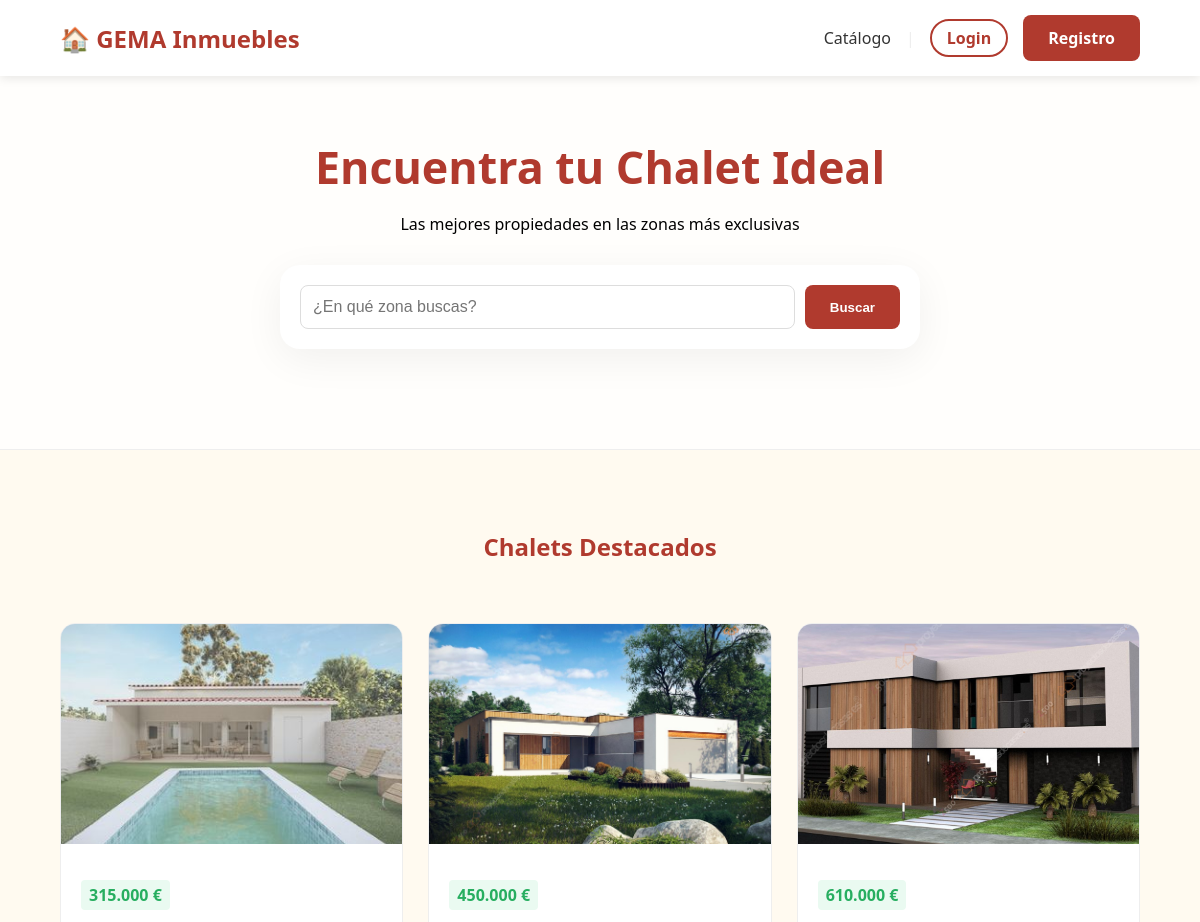
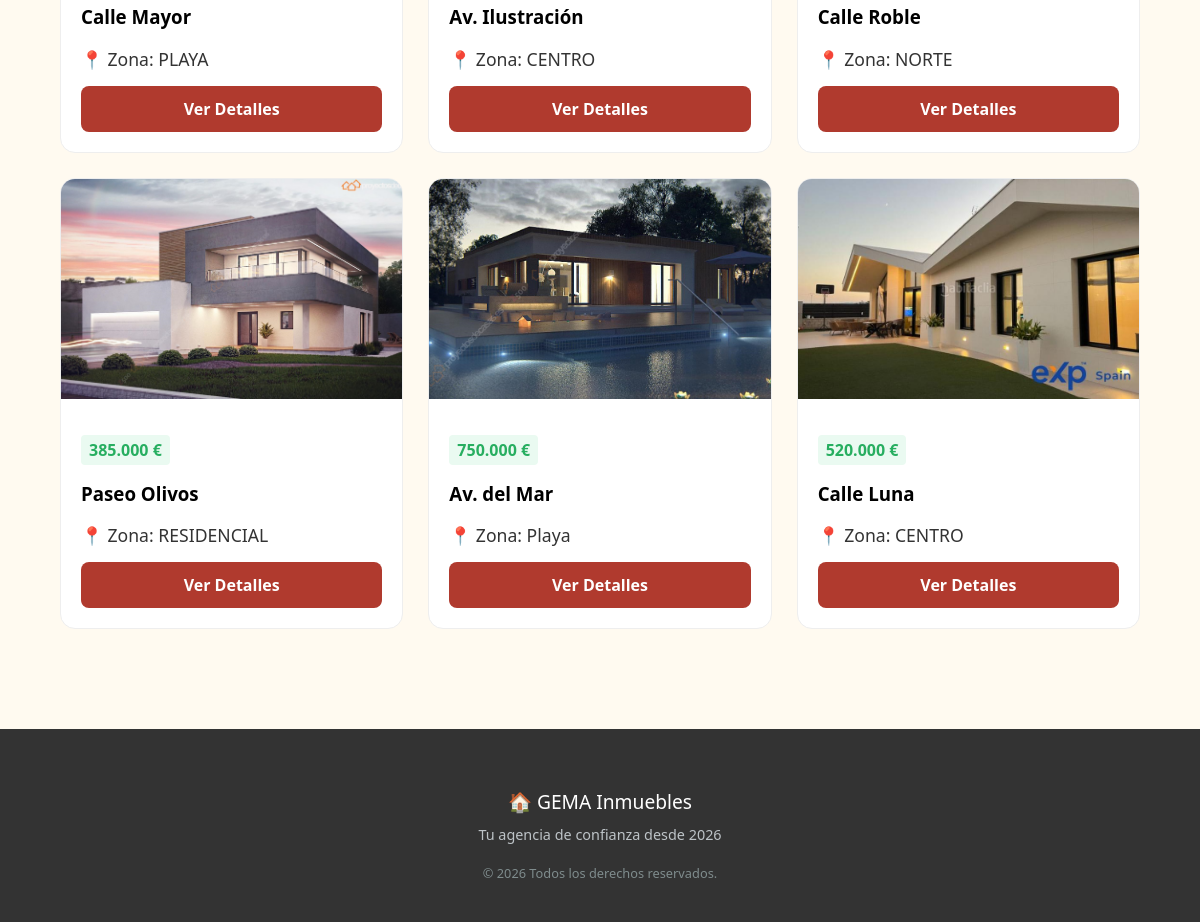
The page / on the database its author committed (2 pictures, top to bottom).
### tables this page shows
CREATE TABLE `pisos` (
  `Codigo_piso` int(11) NOT NULL,
  `calle` varchar(40) NOT NULL,
  `numero` int(11) NOT NULL,
  `piso` int(11) NOT NULL,
  `puerta` varchar(5) NOT NULL,
  `cp` int(11) NOT NULL,
  `metros` int(11) NOT NULL,
  `zona` varchar(15) DEFAULT NULL,
  `precio` decimal(10,2) NOT NULL,
  `imagen` varchar(100) NOT NULL,
  `usuario_id` int(11) DEFAULT NULL
);

### index.php (the view, shortened to what this page needs)
<?php
require_once "config/conexion.php";
$sql = "SELECT * FROM pisos ORDER BY Codigo_piso DESC LIMIT 15";
$res = mysqli_query($conn, $sql);
$pisos = mysqli_fetch_all($res, MYSQLI_ASSOC);
?>
<!DOCTYPE html>
<html lang="es">
<head>
    <link rel="stylesheet" href="css/estilos.css">
    <link rel="stylesheet" href="css/cliente.css">
</head>
<body>
    <nav class="navbar">
        <a href="index.php" class="nav-brand">🏠 GEMA Inmuebles</a>
        <div class="nav-links">
            <a href="publico/ver_pisos.php" class="nav-link">Catálogo</a>
            <span style="color: #eee;">|</span>
            <a href="autenticacion/login.php" class="boton-outline">Login</a>
            <a href="autenticacion/registro.php" class="boton-gema">Registro</a>
        </div>
    </nav>
    <header class="hero">
        <h1>Encuentra tu Chalet Ideal</h1>
        <p>Las mejores propiedades en las zonas más exclusivas</p>
        <div class="caja-principal" style="max-width: 600px; margin-top: 30px; padding: 20px;">
            <form action="publico/ver_pisos.php" method="GET" style="display: flex; gap: 10px;">
                <input type="text" name="zona" class="input-gema" placeholder="¿En qué zona buscas?"
                    style="margin-bottom: 0;">
                <button type="submit" class="boton-gema" style="width: auto;">Buscar</button>
            </form>
        </div>
    </header>
    <main class="caja-principal" style="max-width: 1200px; background: none; box-shadow: none;">
        <h2 class="titulo-hola" style="margin-bottom: 40px; text-align:center;">
            <span>Chalets Destacados</span>
        </h2>
        <div class="contenedor-grid">
            <?php foreach($pisos as $piso): ?>
            <article class="piso-card">
                <div class="piso-img-container">
                    <img src="img/<?php echo $piso['imagen']; ?>" alt="Chalet">
                </div>
                <div style="padding: 20px; text-align: left;">
                    <p class="precio-tag">
                        <?php echo number_format($piso['precio'], 0, ',', '.'); ?> €
                    </p>
                    <h3 style="margin-bottom: 10px;"><?php echo htmlspecialchars($piso['calle']); ?></h3>
                    <p class="info-item">📍 Zona: <?php echo htmlspecialchars($piso['zona']); ?></p>
                    <a href="publico/detalles.php?codigo=<?php echo $piso['Codigo_piso']; ?>" class="boton-gema"
                        style="display: block; text-align: center; margin-top: 15px;">
                        Ver Detalles
                    </a>
                </div>
            </article>
            <?php endforeach; ?>
        </div>
    </main>
    <footer class="footer-gema">
        <p class="footer-logo">🏠 GEMA Inmuebles</p>
        <p class="footer-subtexto">Tu agencia de confianza desde 2026</p>
        <div class="footer-copyright">
            &copy; <?php echo date('Y'); ?> Todos los derechos reservados.
        </div>
    </footer>
</body>
</html>

### css/estilos.css (style rules this page uses)
body { background-color: #fffaf0; margin: 0; font-family: 'Segoe UI', Tahoma, Geneva, Verdana, sans-serif; display: flex; flex-direction: column; min-height: 100vh; }
h1, h2, h3 { margin-top: 0; }
.caja-principal { background: white; padding: 40px; border-radius: 20px; box-shadow: 0 10px 40px rgba(0,0,0,0.06); max-width: 800px; width: 90%; margin: 40px auto; text-align: center; }
.boton-gema { background-color: #b03a2e; color: white !important; padding: 12px 25px; border-radius: 8px; text-decoration: none; display: inline-block; font-weight: bold; border: none; cursor: pointer; transition: background-color 0.3s, transform 0.2s; }
.boton-outline { text-decoration: none; color: #b03a2e; font-weight: bold; border: 2px solid #b03a2e; padding: 6px 15px; border-radius: 20px; transition: 0.3s; }
.input-gema, .select-gema { width: 100%; padding: 12px; margin-bottom: 15px; border: 1px solid #ddd; border-radius: 8px; box-sizing: border-box; font-size: 1rem; }
.titulo-hola { color: #b03a2e; margin-top: 0; }
.navbar { background-color: white; padding: 15px 5%; display: flex; justify-content: space-between; align-items: center; box-shadow: 0 2px 10px rgba(0,0,0,0.1); position: sticky; top: 0; z-index: 1000; }
.nav-brand { font-size: 1.5rem; font-weight: bold; color: #b03a2e; text-decoration: none; }
.nav-links { display: flex; gap: 15px; align-items: center; flex-wrap: wrap; }
.nav-link { text-decoration: none; color: #333; font-weight: 500; }
.hero { text-align: center; padding: 60px 20px; background: linear-gradient(rgba(255,255,255,0.8), rgba(255,255,255,0.8)); border-bottom: 1px solid #eee; }
.hero h1 { color: #b03a2e; font-size: 2.8rem; margin-bottom: 10px; }
.footer-gema { background-color: #333; color: white; text-align: center; padding: 40px 20px; margin-top: auto; }
.contenedor-grid { display: grid; grid-template-columns: repeat(auto-fill, minmax(280px, 1fr)); gap: 25px; padding: 20px 0; }
.piso-card { border: 1px solid #eee; border-radius: 15px; overflow: hidden; background: #fff; display: flex; flex-direction: column; transition: transform 0.3s ease, box-shadow 0.3s ease; }
.piso-img-container { width: 100%; height: 220px; }
.piso-img-container img { width: 100%; height: 100%; object-fit: cover; }
.info-item { margin-bottom: 10px; color: #333; font-size: 1.1rem; }
.precio-tag { color: #27ae60; font-weight: bold; background: #eafaf1; padding: 4px 8px; border-radius: 4px; display: inline-block; }
.footer-logo { font-size: 1.2rem; margin-bottom: 10px; }
.footer-subtexto { color: #bdc3c7; font-size: 0.9rem; margin: 5px 0; }
.footer-copyright { margin-top: 20px; font-size: 0.8rem; color: #7f8c8d; }

### css/cliente.css (style rules this page uses)
.boton-gema { background-color: #b03a2e; color: white !important; padding: 12px 25px; border-radius: 8px; font-weight: bold; cursor: pointer; }

### rows shown on the page
pisos: imagen (picture), precio "315.000", calle "Calle Mayor", zona "PLAYA"
pisos: imagen (picture), precio "450.000", calle "Av. Ilustración", zona "CENTRO"
pisos: imagen (picture), precio "610.000", calle "Calle Roble", zona "NORTE"
pisos: imagen (picture), precio "385.000", calle "Paseo Olivos", zona "RESIDENCIAL"
pisos: imagen (picture), precio "750.000", calle "Av. del Mar", zona "Playa"
pisos: imagen (picture), precio "520.000", calle "Calle Luna", zona "CENTRO"
